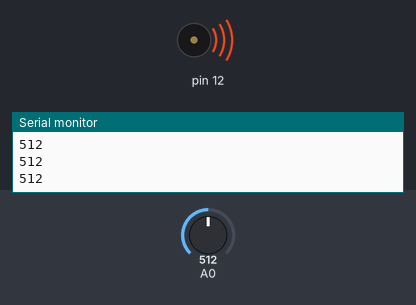
Simulated run of this sketch. Board: Arduino Uno, built with avr-gcc and run on an emulated ATmega328P. Shown: buzzer (waves = sounding), the last lines printed to the serial monitor. The test bench sets the inputs (shaded band); at power-on: A0 = 512.

Above: at 1.2 s.
1.3 s: A0 set to 486
At 1.6 s:
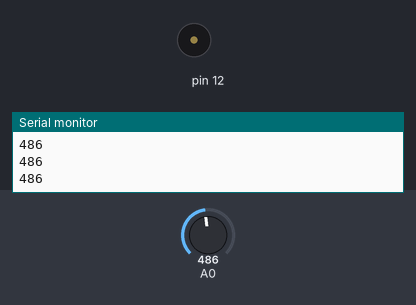
2.8 s: A0 set to 511
At 4.0 s:
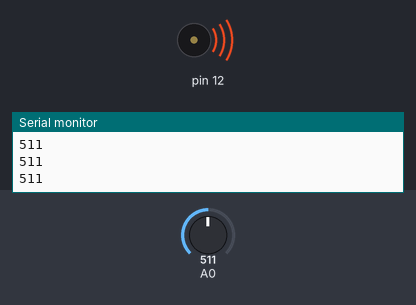
4.3 s: A0 set to 495
At 5.2 s:
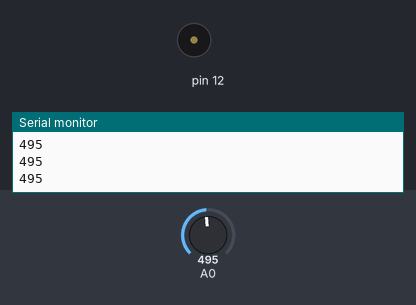
Timing chart, 0 to 7.3 s (numbered marks = the images above; inputs shaded):
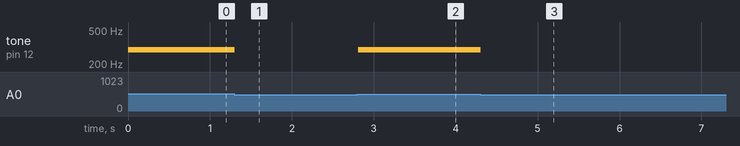

Measured:
- the behaviour switches between 505 and 504 on A0 (found by bisection; images 0 and 1)
- after the input at 1.3 s, tone on pin 12: 294 Hz → silent at once
- after the input at 2.8 s, tone on pin 12: silent → 294 Hz at once
- after the input at 4.3 s, tone on pin 12: 294 Hz → silent at once

The sketch:

vaja7.ino
```cpp
// array of frequencies
int notes[] = {262, 294, 330, 349};

void setup() {
  // put your setup code here, to run once:
  Serial.begin(9600);
}

void loop() {
  // put your main code here, to run repeatedly:
  int keyVal = analogRead(A0);
  Serial.println(keyVal);

  if(keyVal == 1023) {
    tone(12, notes[3]);
  }
  else if(keyVal >= 990 && keyVal <= 1010) {
    tone(12, notes[2]);
  }
  else if(keyVal >= 505 && keyVal <= 515) {
    tone(12, notes[1]);
  }
  else if(keyVal >= 5 && keyVal <= 10) {
    tone(12, notes[0]);
  }
  else{
    noTone(12);
  }
}
```
